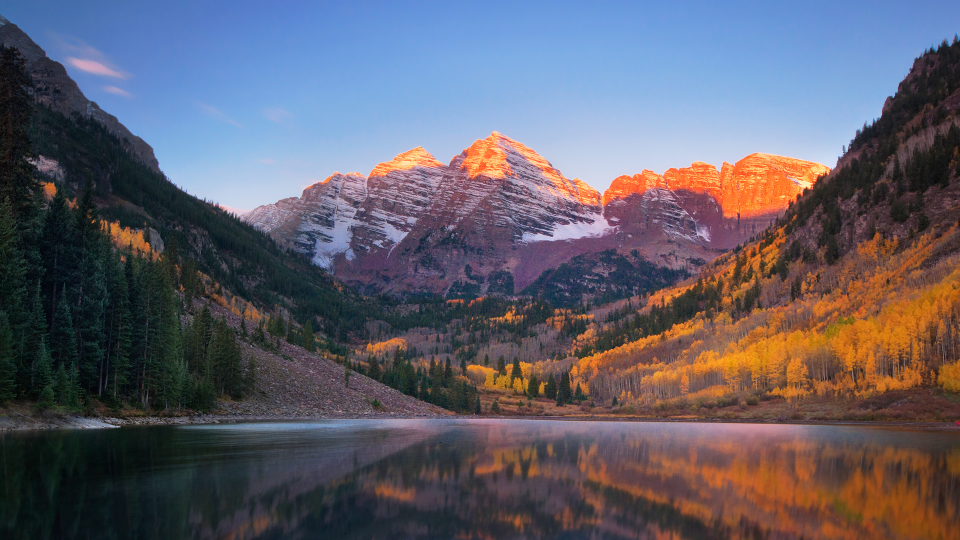
#> input picture out/default.jpg, 1920 x 1080 px (shown at 1/2 size)
$ python day02_image.py
#> lines starting #> are read from the running program, lines starting #| are printed output that depends on the picture; after the words box and inside, x2 and y2 are one past the last pixel; in counts of white or black regions, pixels touching at a corner belong together
# 引入第三方库，PIL安装注意坑
from PIL import Image

#创建一张新图片
image = Image.new('RGB', (160, 90), (0, 0, 255))   #mode, size, color
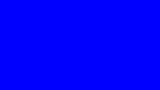
#> image: PIL image 160x90 RGB; mean R, G, B 0, 0, 255
image.show()

# 查看图片信息
im = Image.open("../out/default.jpg")
#> im is the input picture: PIL image 1920x1080 RGB; mean R, G, B 96.2, 93.6, 105.3
im.show()

im2 = im.convert('1')
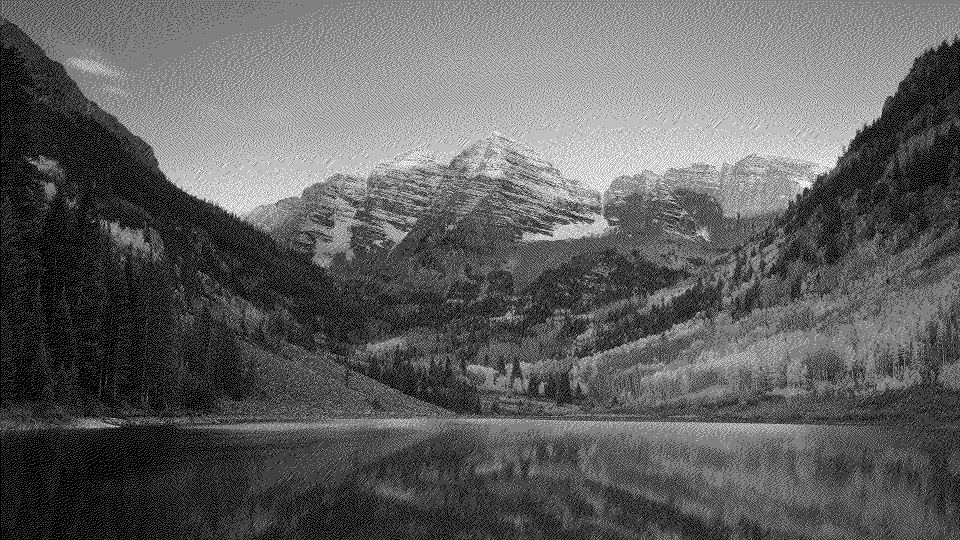
#> im2: PIL image 1920x1080 1 (shown at 1/2 size); 37.3% white in thin lines or dots
im2.show()
im2.save("../out/im2.png")

print(im.format, im.size, im.mode, im.getbands(),im.info)
#> (printed output is left out)
#     JPEG   (1920, 1080)   RGB    通道('R', 'G', 'B')


# 滤波器:将多个输入像素映射为一个输出像素
im_resize = im.resize((256,256))
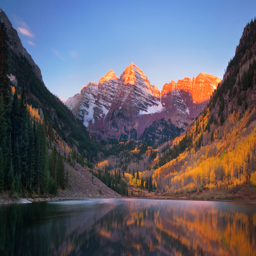
#> im_resize: PIL image 256x256 RGB; mean R, G, B 96.2, 93.6, 105.3
print ( im_resize.size)
#| (256, 256)


im_resize0 = im.resize((256,256), Image.BILINEAR)
print (im_resize0.size)
#| (256, 256)


im.thumbnail((200, 100),Image.BILINEAR)
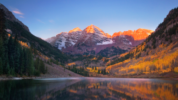
#> im: PIL image 178x100 RGB; mean R, G, B 96.1, 93.6, 105.2
print(im.size)
#| (178, 100)

#im.save("new.jpg", "JPEG")

$ run again, with out/lisa.jpg copied over out/default.jpg
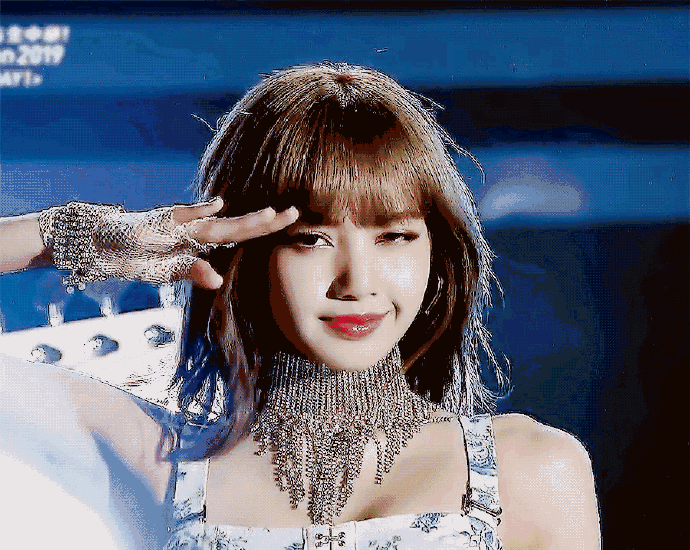
#> input picture out/lisa.jpg, 690 x 550 px
#> im is the input picture: PIL image 690x550 P; mean R, G, B 90.3, 97.7, 115
#> `im2 = im.convert('1')`:
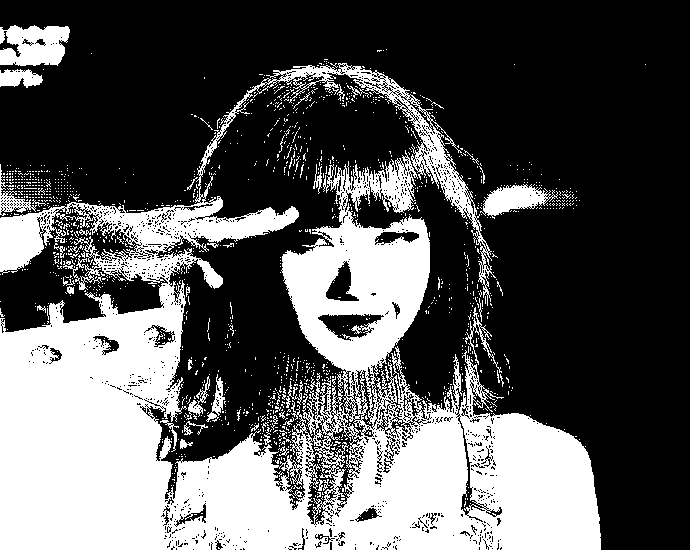
#> im2: PIL image 690x550 1; 34.7% white; 1403 white regions (1356 under 20 px), largest, box (x1, y1, x2, y2) and area: (0, 63, 601, 550) 121124, (0, 25, 70, 66) 2223, (480, 184, 558, 219) 1345
#| GIF (690, 550) P ('P',) {'version': b'GIF87a', 'background': 0}
#| (256, 256)
#| (256, 256)
#> `im.thumbnail((200, 100),Image.BILINEAR)`:
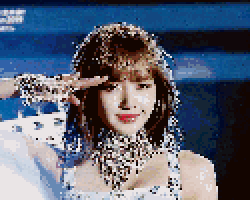
#> im: PIL image 125x100 P (shown 2 times larger); mean R, G, B 90.8, 98.2, 115.5
#| (125, 100)
